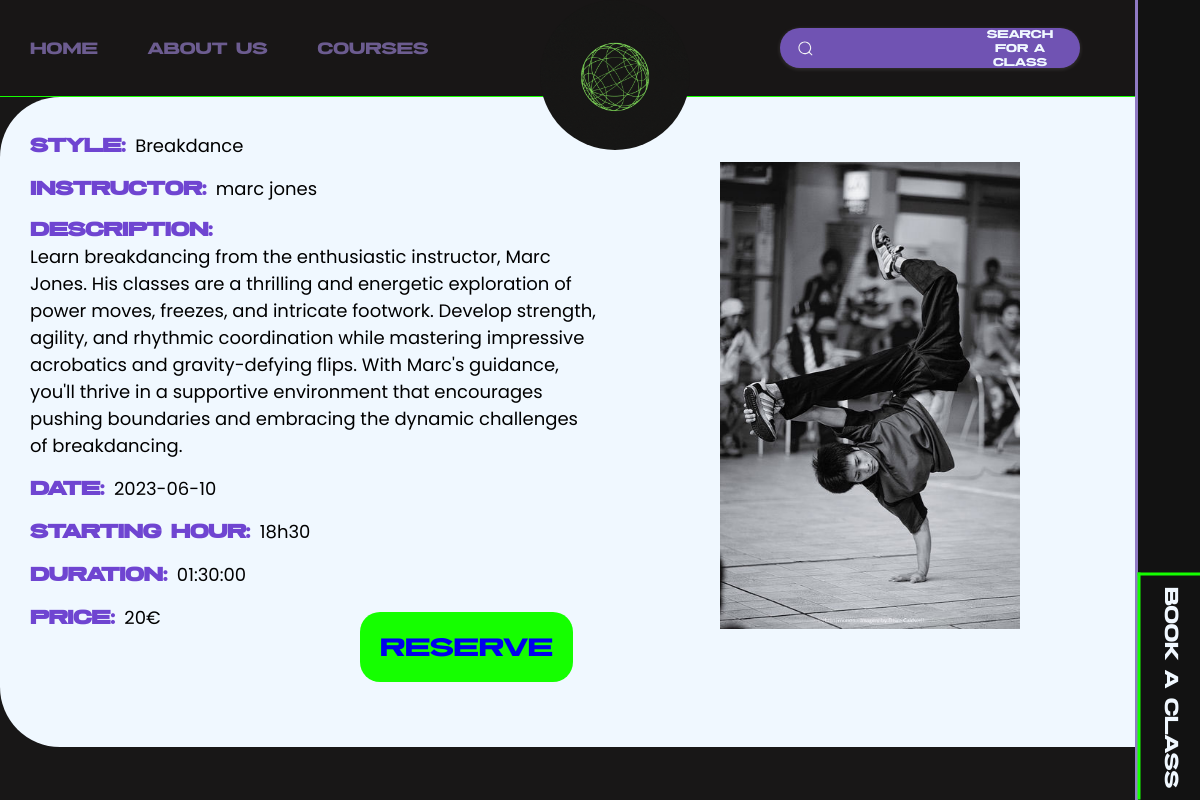
Screenshot of /course.php?dance_id=7 with the database file from the repository.
### tables this page shows
CREATE TABLE `cours` (
  `id_cours` int(11) NOT NULL,
  `date` date NOT NULL,
  `heure` varchar(50) NOT NULL,
  `tarif` varchar(50) NOT NULL,
  `type` varchar(50) NOT NULL,
  `ext_professeur` int(11) NOT NULL,
  `duree` time NOT NULL,
  `ext_dance` int(11) NOT NULL,
  `description` varchar(10000) NOT NULL
);

CREATE TABLE `professeur` (
  `id_professeur` int(11) NOT NULL,
  `nom_professeur` varchar(50) NOT NULL,
  `ext_dance` varchar(50) DEFAULT NULL,
  `photo` varchar(255) NOT NULL
);

### course.php (the view, shortened to what this page needs)
<!DOCTYPE html>
<html lang="en">
<head>
    <link rel="stylesheet" href="styles.css">
</head>
<body>
<nav>
        <div class="partie1">
            <a href="index.php">Home</a>
            <a href="Aboutus.html">About us</a>
            <a href="classes.php">courses</a>
        </div>
        <form class="searchbar" method="GET" action="course.php">
            <label for="search">
                <input class="input" type="text" required="" name="search">
                <span>search for a class</span>
                <div class="fancy-bg"></div>
                <div class="search">
                </div>
            </label>
        </form>
             <a href="index.php">
                 <img id="LOGO" src="images/one dance nation studio.gif" alt="aller ver l'Accueil">
           </a>
 </nav>
        <div class="bare">
            <div class="bookaplace1">
               <a href="classes.php"><button class="bookaplace2"> Book a class</button></a>
            </div>
         </div>
         <div class="container">
    <?php
    include("connexion.php");
    if (isset($_GET['dance_id'])) {
        $danceId = $_GET['dance_id'];
        $sql = "SELECT cours.*, professeur.nom_professeur, professeur.photo
        FROM cours
        INNER JOIN professeur ON cours.ext_professeur = professeur.id_professeur
        WHERE cours.ext_dance = :danceId";
$stmt = $db->prepare($sql);
$stmt->bindParam(':danceId', $danceId, PDO::PARAM_INT);
$stmt->execute();
$rowCount = $stmt->rowCount();
if ($rowCount > 0) {
$row = $stmt->fetch(PDO::FETCH_ASSOC);
$photo = isset($row['photo']) ? $row['photo'] : 'default.jpg';
$duree = $row['duree'];
$date = $row['date'];
$heure = $row['heure'];
$tarif = $row['tarif'].'€';
$type = $row['type'];
$description = $row['description'];
echo "<div class=containerelement>";
echo "<BR>";
echo "<p><strong>Style: </strong><span>$type<span></p>";
echo "<p><strong>Instructor: </strong> <span>" . $row["nom_professeur"] . "</span></p>";
echo "<p><strong>Description: </strong><span> $description</span></p>";
echo "<p><strong>Date: </strong><span> $date<span/></p>";
echo "<p><strong>Starting hour: </strong><span> $heure</span></p>";
echo "<p><strong>Duration: </strong><span> $duree</span></p>";
echo "<p><strong>Price: </strong><span> $tarif<span></p>";
}
    }
?>
  <div style="border-radius: 20px ;position:absolute ;left:60%;top:10%;">
    <img src="<?php echo isset($photo) ? $photo : ''; ?>" width="300">
</div>
<div class="reserve">
    <a href=booking_formulaire.php>reserve</a>
</div>
</body>
</html>

### styles.css (style rules this page uses)
*, *::after, *::before { box-sizing: border-box; }
html,body { background-color: #181717; font-family: 'threat'; margin: 0; padding: 0; scroll-behavior: smooth; width: 100vw; overflow-x: hidden; }
#LOGO { position: absolute; width: 10%; left: 45%; top: 0px; z-index: 809; border-radius: 800px; min-width: 150px; }
span { display: inline-block; opacity: 0; filter: blur(4px); }
span:nth-child(2) { animation: fade-in 0.8s 0.2s forwards cubic-bezier(0.11, 0, 0.5, 0); }
nav { background-color:#181616; height: 0px; border-bottom: solid 0.5px rgb(21, 255, 0); position: relative; text-align: center; padding: 3rem 4rem 3rem 4rem; margin: 0; display: flex; justify-content: center; align-items: center; flex-direction: column; flex-wrap: wrap; }
.partie1 { position: absolute; left: 30px; display: flex; flex-direction: row; align-items: center; justify-content: center; gap: 100px; }
.partie1 a { color: #907ac4; font-size: 1.4rem; text-decoration: none; opacity: 0.7; }
@media screen and (max-width:1315px) { .partie1 a { color: #907ac4; font-size: 1.3rem; text-decoration: none; opacity: 0.7; } }
@media screen and (max-width:1315px) { .partie1 { display: flex; flex-direction: row; align-items: center; justify-content: center; gap: 50px; } }
.searchbar { --input-text-color: #fff; --input-bg-color: #7053b3; --focus-input-bg-color: transparent; --text-color: #f4f5f6; --active-color: #1b9bee; --width-of-input: 200px; --inline-padding-of-input: 1.2em; --gap: 0.9rem; }
.searchbar { font-size: 0.9rem; display: flex; gap: 0.5rem; align-items: center; width: var(--width-of-input); position: absolute; right: 10%; width: 300px; isolation: isolate; }
.searchbar span { color:aliceblue; }
.fancy-bg { position: absolute; width: 100%; inset: 0; background: var(--input-bg-color); border-radius: 30px; height: 100%; z-index: -1; pointer-events: none; box-shadow: rgba(235, 226, 226, 0.16) 0px 1px 4px; }
label { width: 100%; padding: 0.8em; height: 40px; padding-inline: var(--inline-padding-of-input); display: flex; align-items: center; position: absolute; }
.search,.close-btn { position: absolute; }
.search { fill: var(--text-color); left: var(--inline-padding-of-input); }
svg { width: 17px; display: block; }
.input { color: var(--input-text-color); width: 100%; margin-inline: min(2em,calc(var(--inline-padding-of-input) + var(--gap))); background: none; border: none; }
.input::placeholder { color: var(--text-color) }
.bare { position: fixed; top: 0px; right: 0px; width: 65px; height: 100vh; border-left: solid #907ac4; background-color: rgb(18, 18, 18); z-index: 12; animation-name: ifXgUJ; animation-duration: 1.3s; }
.bookaplace1 { position: absolute; bottom: 0px; }
.bookaplace2 { position: absolute; bottom: 82px; left: -82px; width: 227px; height: 64px; border: solid rgb(21, 255, 0); transform: rotate(90deg); font-family: 'threat'; font-size: 1.5rem; border-right: none; text-align: center; border-top: none; }
.bare button { cursor: pointer; background-color: inherit; color: aliceblue; }
strong { font-size: 1.5rem; font-family: 'threat'; }
button { position: relative; display: inline-block; border: 0; vertical-align: middle; text-decoration: none; background: transparent; padding: 0; font-family: inherit; font-size: 1.5rem; cursor: pointer; }

### course.php (style rules this page uses)
.container { font-family: "Poppins", Arial, sans-serif; background-color: aliceblue; height: 650px; width:100vw; border-radius: 60px; position: relative; }
.container p { margin-left:30px; margin-top:10px; }
.containerelement { width:600px }
.containerelement span { font-size:1.5vw; }
.containerelement strong { color:#6f45d1; }
.reserve a { font-family:'threat'; font-size:2rem; text-decoration:none; background-color:rgb(21, 255, 0); padding:20px; border-radius:20px; position:absolute; left:30%; bottom:10%; transition: all 2s ease-in-out; }

### rows the page displays
cours: type "Breakdance", professeur.nom_professeur "marc jones", description "Learn breakdancing from the enthusiastic instructor, Marc Jones. His classes are a thrilling and energetic exploration of power moves, freezes, and intricate footwork. Develop strength, agility, and rhythmic coordination while mastering impressive acrobatics and gravity-defying flips. With Marc's guidance, you'll thrive in a supportive environment that encourages pushing boundaries and embracing the dynamic challenges of breakdancing.", date "2023-06-10", heure "18h30", duree "01:30:00", tarif "20€"
